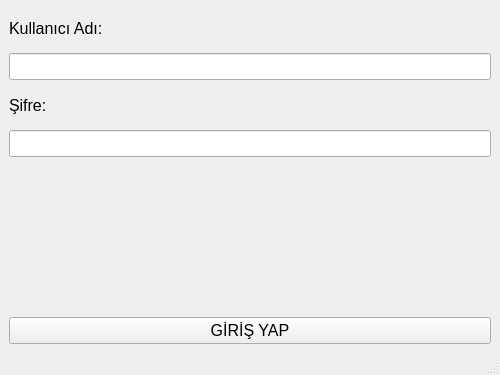
<?xml version="1.0" encoding="UTF-8"?>
<ui version="4.0">
 <class>MainWindow3</class>
 <widget class="QMainWindow" name="MainWindow3">
  <property name="geometry">
   <rect>
    <x>0</x>
    <y>0</y>
    <width>500</width>
    <height>375</height>
   </rect>
  </property>
  <property name="windowTitle">
   <string>Giriş Ekranı</string>
  </property>
  <property name="windowIcon">
   <iconset>
    <normaloff>icon.png</normaloff>icon.png</iconset>
  </property>
  <widget class="QWidget" name="centralwidget">
   <layout class="QGridLayout" name="gridLayout">
    <item row="0" column="0">
     <layout class="QVBoxLayout" name="verticalLayout_3">
      <item>
       <layout class="QVBoxLayout" name="verticalLayout">
        <item>
         <widget class="QLabel" name="lblKullaniciAdi">
          <property name="font">
           <font>
            <pointsize>12</pointsize>
           </font>
          </property>
          <property name="text">
           <string>Kullanıcı Adı:</string>
          </property>
         </widget>
        </item>
        <item>
         <widget class="QLineEdit" name="lneKullaniciAdi">
          <property name="font">
           <font>
            <pointsize>12</pointsize>
           </font>
          </property>
         </widget>
        </item>
       </layout>
      </item>
      <item>
       <layout class="QVBoxLayout" name="verticalLayout_2">
        <item>
         <widget class="QLabel" name="lblSifre">
          <property name="font">
           <font>
            <pointsize>12</pointsize>
           </font>
          </property>
          <property name="text">
           <string>Şifre:</string>
          </property>
         </widget>
        </item>
        <item>
         <widget class="QLineEdit" name="lneSifre">
          <property name="font">
           <font>
            <pointsize>12</pointsize>
           </font>
          </property>
          <property name="echoMode">
           <enum>QLineEdit::Password</enum>
          </property>
         </widget>
        </item>
       </layout>
      </item>
     </layout>
    </item>
    <item row="2" column="0">
     <widget class="QPushButton" name="btnGirisYap">
      <property name="font">
       <font>
        <pointsize>12</pointsize>
       </font>
      </property>
      <property name="text">
       <string>GİRİŞ YAP</string>
      </property>
     </widget>
    </item>
    <item row="1" column="0">
     <widget class="QLabel" name="lblBilgilendirme">
      <property name="font">
       <font>
        <pointsize>12</pointsize>
       </font>
      </property>
      <property name="text">
       <string/>
      </property>
     </widget>
    </item>
   </layout>
  </widget>
  <widget class="QMenuBar" name="menubar">
   <property name="geometry">
    <rect>
     <x>0</x>
     <y>0</y>
     <width>500</width>
     <height>21</height>
    </rect>
   </property>
  </widget>
  <widget class="QStatusBar" name="statusbar"/>
 </widget>
 <resources/>
 <connections/>
</ui>
